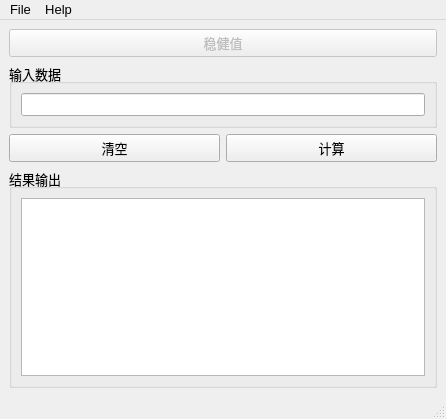
<?xml version="1.0" encoding="UTF-8"?>
<ui version="4.0">
 <author>Frank</author>
 <class>MainWindow</class>
 <widget class="QMainWindow" name="MainWindow">
  <property name="geometry">
   <rect>
    <x>0</x>
    <y>0</y>
    <width>446</width>
    <height>419</height>
   </rect>
  </property>
  <property name="sizePolicy">
   <sizepolicy hsizetype="Preferred" vsizetype="Minimum">
    <horstretch>0</horstretch>
    <verstretch>0</verstretch>
   </sizepolicy>
  </property>
  <property name="font">
   <font>
    <pointsize>10</pointsize>
   </font>
  </property>
  <property name="windowTitle">
   <string>Standard_Deviation</string>
  </property>
  <property name="windowIcon">
   <iconset resource="bin/chicon.qrc">
    <normaloff>:/ch.ico</normaloff>:/ch.ico</iconset>
  </property>
  <widget class="QWidget" name="centralwidget">
   <layout class="QGridLayout" name="gridLayout_3">
    <item row="2" column="1">
     <widget class="QPushButton" name="pushButton_2">
      <property name="sizePolicy">
       <sizepolicy hsizetype="Expanding" vsizetype="Expanding">
        <horstretch>0</horstretch>
        <verstretch>0</verstretch>
       </sizepolicy>
      </property>
      <property name="text">
       <string>计算</string>
      </property>
     </widget>
    </item>
    <item row="2" column="0">
     <widget class="QPushButton" name="pushButton">
      <property name="sizePolicy">
       <sizepolicy hsizetype="Expanding" vsizetype="Expanding">
        <horstretch>0</horstretch>
        <verstretch>0</verstretch>
       </sizepolicy>
      </property>
      <property name="text">
       <string>清空</string>
      </property>
     </widget>
    </item>
    <item row="3" column="0" colspan="2">
     <widget class="QGroupBox" name="groupBox">
      <property name="title">
       <string>结果输出</string>
      </property>
      <layout class="QGridLayout" name="gridLayout">
       <item row="0" column="0">
        <widget class="QTextBrowser" name="textBrowser"/>
       </item>
      </layout>
     </widget>
    </item>
    <item row="1" column="0" colspan="2">
     <widget class="QGroupBox" name="groupBox_2">
      <property name="title">
       <string>输入数据</string>
      </property>
      <layout class="QGridLayout" name="gridLayout_2">
       <item row="0" column="0">
        <widget class="QLineEdit" name="lineEdit">
         <property name="toolTip">
          <string/>
         </property>
         <property name="statusTip">
          <string>输入的数据请用空格分隔</string>
         </property>
        </widget>
       </item>
      </layout>
     </widget>
    </item>
    <item row="0" column="0" colspan="2">
     <widget class="QPushButton" name="pushButton_3">
      <property name="enabled">
       <bool>false</bool>
      </property>
      <property name="text">
       <string>稳健值</string>
      </property>
     </widget>
    </item>
   </layout>
  </widget>
  <widget class="QMenuBar" name="menubar">
   <property name="geometry">
    <rect>
     <x>0</x>
     <y>0</y>
     <width>446</width>
     <height>25</height>
    </rect>
   </property>
   <widget class="QMenu" name="menuFile">
    <property name="font">
     <font>
      <pointsize>10</pointsize>
     </font>
    </property>
    <property name="title">
     <string>File</string>
    </property>
    <addaction name="separator"/>
    <addaction name="actionExit"/>
   </widget>
   <widget class="QMenu" name="menuHelp">
    <property name="font">
     <font>
      <pointsize>10</pointsize>
     </font>
    </property>
    <property name="title">
     <string>Help</string>
    </property>
    <addaction name="actionHelp"/>
    <addaction name="actionAuthor"/>
   </widget>
   <addaction name="menuFile"/>
   <addaction name="menuHelp"/>
  </widget>
  <widget class="QStatusBar" name="statusbar"/>
  <action name="actionExit">
   <property name="text">
    <string>Exit</string>
   </property>
  </action>
  <action name="actionAuthor">
   <property name="text">
    <string>Author</string>
   </property>
  </action>
  <action name="actionExport">
   <property name="text">
    <string>Export</string>
   </property>
  </action>
  <action name="actionHelp">
   <property name="text">
    <string>Help</string>
   </property>
  </action>
  <action name="actionImport">
   <property name="text">
    <string>Import</string>
   </property>
  </action>
 </widget>
 <resources>
  <include location="bin/chicon.qrc"/>
 </resources>
 <connections/>
</ui>
